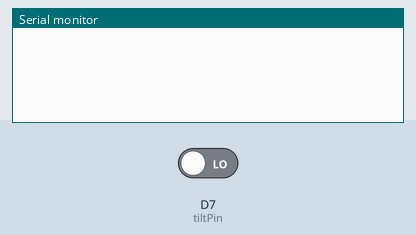
Simulated run of this sketch. Board: Particle Photon. Parts: the last lines printed to the serial monitor. Inputs (shaded band) come from the test bench; at power-on: D7 (tiltPin) LOW.

Above: at 1.2 s.
1.3 s: D7 (tiltPin) driven HIGH
At 2.6 s:
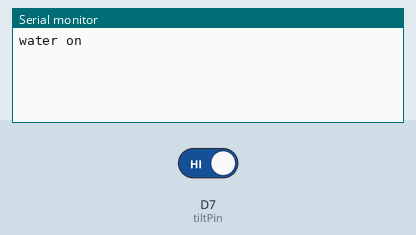
3.2 s: D7 (tiltPin) driven LOW
At 4.4 s:
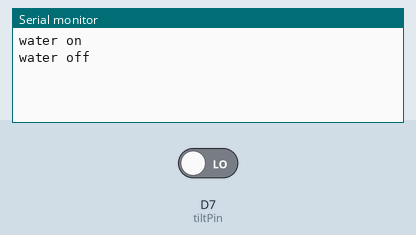

The sketch:

watering-can.ino
```cpp
/*#include "neopixel.h"
#include "math.h"*/

#define tiltPin D7
int tiltState=0;
int tiltStateNew = 0;
float tiltStateBelief = 0;

/*
// set pixel COUNT, PIN and TYPE
#define PIXEL_PIN D1
#define PIXEL_COUNT 8
#define PIXEL_TYPE WS2812B


Adafruit_NeoPixel strip = Adafruit_NeoPixel(PIXEL_COUNT, PIXEL_PIN, PIXEL_TYPE);*/

void setup() {
  pinMode(tiltPin,INPUT);
  Serial.begin(9600);
}

void loop() {
  tiltStateNew = digitalRead(tiltPin);
  delay(20);
  if(tiltStateNew == digitalRead(tiltPin)){
    tiltStateBelief = ((tiltStateBelief*9) + tiltStateNew)/10;
    if (tiltStateBelief > 0.9) {
      if (tiltState == 0) {
        Particle.publish("water","on",60,PRIVATE);
        tiltState=tiltStateNew;
        Serial.println("water on");
        // do the light animation going up
        delay(2000);
      }
    }
    else {
      if (tiltState == 1) {
        Particle.publish("water","off",60,PRIVATE);
        tiltState = 0;
        Serial.println("water off");
        // do the light animation going down
        delay(2000);
      }
    }
  }
}


/*void loop() {
  tiltStateNew = digitalRead(tiltPin);
  delay(50);
  if(tiltStateNew == digitalRead(tiltPin)){
    if (tiltStateNew == 1) {
      if (tiltState == 0) {
        Particle.publish("water","on",60,PRIVATE);
        tiltState=tiltStateNew;
        Serial.println("water on");
        // do the light animation going up
        delay(2000);
      }
    }
    else {
      if (tiltState == 1) {
        Particle.publish("water","off",60,PRIVATE);
        tiltState = 0;
        Serial.println("water off");
        // do the light animation going down
        delay(2000);
      }
    }
  }
}
*/

/*// Set all pixels in the strip to a solid color, then wait (ms)
void colorAll(uint32_t c, uint8_t wait) {
  uint16_t i;

  for(i=0; i<strip.numPixels(); i++) {
    strip.setPixelColor(i, c);
  }
  strip.show();
  delay(wait);
}

void rainbow(uint8_t wait) {
  uint16_t i, j;

  for(j=0; j<256; j++) {
    for(i=0; i<strip.numPixels(); i++) {
      strip.setPixelColor(i, Wheel((i+j) & 255));
    }
    strip.show();
    delay(wait);
  }
}

// Input a value 0 to 255 to get a color value.
// The colours are a transition r - g - b - back to r.
uint32_t Wheel(byte WheelPos) {
  if(WheelPos < 85) {
   return strip.Color(WheelPos * 3, 255 - WheelPos * 3, 0);
  } else if(WheelPos < 170) {
   WheelPos -= 85;
   return strip.Color(255 - WheelPos * 3, 0, WheelPos * 3);
  } else {
   WheelPos -= 170;
   return strip.Color(0, WheelPos * 3, 255 - WheelPos * 3);
  }
}*/
```

Measured:
- after the input at 1.3 s, the serial monitor: prints a new line after 0.46 s (image 1)
- after the input at 3.2 s, the serial monitor: prints a new line after 0.60 s (image 2)
